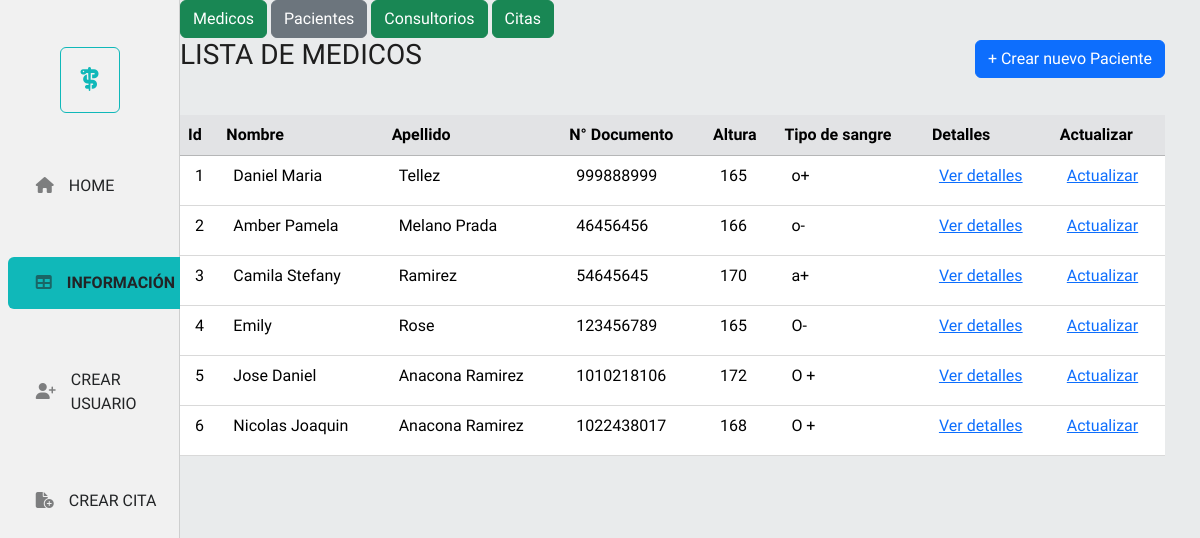
/pacientes, run on the app's committed database.
### app/models.py (models this page shows)
class Paciente(db.Model):
    __tablename__ ='pacientes'
    id = db.Column(db.Integer, primary_key = True )
    nombres = db.Column(db.String(120), nullable = True )
    apellidos = db.Column(db.String(120), nullable = True)
    tipo_identificacion = db.Column(db.String(4), nullable = True)
    numero_identificacion = db.Column(db.Integer)
    altura = db.Column(db.Integer)
    tipo_sangre = db.Column(db.String(2))
    citas = db.relationship("Cita" , backref = "paciente" )

### app/routes.py (the view)
@app.route('/pacientes')
def get_all_pacientes():
    pacientes = Paciente.query.all()
    return render_template('pacientes/pacientes.html', pacientes = pacientes)

### app/templates/pacientes/pacientes.html (shortened to what this page needs)
<!DOCTYPE html>
<html lang="en">
  <head>
    <link rel="stylesheet" href="https://cdn.jsdelivr.net/npm/bootstrap@5.3.3/dist/css/bootstrap.min.css">
    <link rel="stylesheet" href="{{ url_for('static', filename='navs/menuLeft.css')}}">
    <link rel="stylesheet" href="{{ url_for('static', filename = 'info/infoUser.css')}}">
    <link rel="stylesheet" href="{{ url_for('static', filename='styles.css' )}}">
  </head>
  <body>
    <section class="sectionHomeTable">
      <section class="navLeft">
        <div class="logoNav"><span><i class="fa-solid fa-staff-snake"></i></span></div>
        <div class="navMenuLeft">
          <ul>
            <li><a class="botonLineNone" href="http://127.0.0.1:5000/"><span><i class="fa-solid fa-house"></i></span>HOME</a></li>
            <li><a class="botonPrimary" href="http://127.0.0.1:5000/medicos"><span><i class="fa-solid fa-table"></i></span>INFORMACIÓN</a></li>
            <li><a class="botonLineNone" href="http://127.0.0.1:5000/medicos/create"><span><i class="fa-solid fa-user-plus"></i></span>CREAR USUARIO</a></li>
            <li><a class="botonLineNone" href="http://127.0.0.1:5000/citas/create"><span><i class="fa-solid fa-file-circle-plus"></i></span>CREAR CITA</a></li>
          </ul>
        </div>
      </section>
      <section class="contenidoRight">
        <nav class="navPage">
          <div>
            <a class="btn btn-success" href="http://127.0.0.1:5000/medicos">Medicos</a>
            <a class="btn btn-secondary" href="http://127.0.0.1:5000/pacientes"> Pacientes </a>
            <a class="btn btn-success" href="http://127.0.0.1:5000/consultorios">Consultorios </a>
            <a class="btn btn-success" href="http://127.0.0.1:5000/citas">Citas</a>
          </div>
        </nav>
        <section class="sectionTable">
          <div class="navHeaderTable">
            <h3 class="titleTable">LISTA DE MEDICOS</h3>
            <a class="btn btn-primary" href="http://127.0.0.1:5000/pacientes/create">+ Crear nuevo Paciente</a>
          </div>
          <article class="articleTable">
            <table class="table table-hover">
              <thead class="table-secondary">
                <tr>
                  <th>Id</th>
                  <th>Nombre</th>
                  <th>Apellido</th>
                  <th>N° Documento</th>
                  <th>Altura</th>
                  <th>Tipo de sangre</th>
                  <th>Detalles</th>
                  <th>Actualizar</th>
                </tr>
              </thead>
              <tbody>
                {% for paciente in pacientes %}
                <tr>
                  <td>{{paciente.id}}</td>
                  <td>{{ paciente.nombres }}</td>
                  <td>{{ paciente.apellidos }}</td>
                  <td>{{ paciente.numero_identificacion }}</td>
                  <td>{{ paciente.altura }}</td>
                  <td>{{ paciente.tipo_sangre }}</td>
                  <td><a href="/pacientes/{{ paciente.id }}">Ver detalles</a></td>
                  <td><a href="/pacientes/update/{{ paciente.id }}">Actualizar</a></td>
                </tr>
                {% endfor %}
              </tbody>
            </table>
          </article>
        </section>
      </section>
    </section>
  </body>
</html>

### app/static/navs/menuLeft.css (style rules this page uses)
:root { --color-primary: #E9EBEC; --color-secundary: #10B8B9; --color-font : #1E1E1E; --color-font-text: #222426; --color-bg-secondary: #f1f1f1; --color-extra-bg: #D9D9D9; --color-delete: #FC7F7F; --color-upgrade:#008B2F; --color-details:#7057D2; --color-extra-rgba: rgba(34, 36, 38, 0.17); --color-icon-rgba:rgba(34, 36, 38, 0.56); --linea-color: 1px solid var(--color-extra-rgba); --border-butom: 1px solid var(--color-secundary); }
.navLeft { width: 15%; border-right: var(--linea-color); height: 100vh; background: var(--color-bg-secondary); }
.logoNav { height: 20vh; display: flex; align-items: center; justify-content: center; }
.logoNav span { font-size: 1.5rem; border: var(--border-butom); padding: 14px 20px; border-radius: 6px; color: var(--color-secundary); }
.navMenuLeft { display: flex; justify-content: center; align-items: center; }
.navMenuLeft ul { list-style-type: none; display: flex; flex-direction: column; gap: 45px; }
.navLeft ul li a { text-decoration: none; color: var(--color-font-text); }
.navLeft ul li a span { color: var(--color-icon-rgba); }

### app/static/info/infoUser.css (style rules this page uses)
:root { --color-primary: #E9EBEC; --color-secundary: #10B8B9; --color-font : #1E1E1E; --color-font-text: #222426; --color-bg-secondary: #f1f1f1; --color-extra-bg: #D9D9D9; --color-delete: #FC7F7F; --color-upgrade:#008B2F; --color-details:#7057D2; --color-extra-rgba: rgba(34, 36, 38, 0.17); --color-icon-rgba:rgba(34, 36, 38, 0.56); --linea-color: 1px solid var(--color-extra-rgba); --border-butom: 1px solid var(--color-secundary); }
.navHeaderTable { display: flex; justify-content: space-between; align-items: baseline; margin-bottom: 35px; }
.navHeaderTable h3 { font-size: 1.75rem; }
.table { width: 100%; border-collapse: collapse; }
.table td { height: 50px; border-bottom: 1px solid var(--color-extra-bg); padding-left: 15px; }

### app/static/styles.css (style rules this page uses)
:root { --font-family-style : "Sarabun", sans-serif; --color-primary: #E9EBEC; --color-secundary: #10B8B9; --color-font : #1E1E1E; --color-font-text: #222426; --color-bg-secondary: #f1f1f1; --color-extra-bg: #D9D9D9; --color-delete: #FC7F7F; --color-upgrade:#008B2F; --color-details:#7057D2; --color-extra-rgba: rgba(34, 36, 38, 0.17); --color-icon-rgba:rgba(34, 36, 38, 0.56); --linea-color: 1px solid var(--color-extra-rgba); --border-butom: 1px solid var(--color-secundary); }
* { margin: 0; padding: 0; box-sizing: border-box; }
body { background-color: var(--color-primary); font-family: var(--font-family-style); color: var(--color-font); }
.sectionHomeTable { display: flex; }
.botonPrimary { display: flex; gap: 15px; align-items: center; border-radius: 6px; padding: 14px 28px; background-color: var(--color-secundary); text-decoration: none; color: var(--color-primary); font-weight: 600; }
.botonLineNone { display: flex; gap: 15px; align-items: center; border-radius: 6px; padding: 14px 28px; }
.contenidoRight { width: 100%; padding-right: 35px; }

### data on the page
Paciente: id "1", nombres "Daniel Maria", apellidos "Tellez", numero_identificacion "999888999", altura "165", tipo_sangre "o+"
Paciente: id "2", nombres "Amber Pamela", apellidos "Melano Prada", numero_identificacion "46456456", altura "166", tipo_sangre "o-"
Paciente: id "3", nombres "Camila Stefany", apellidos "Ramirez", numero_identificacion "54645645", altura "170", tipo_sangre "a+"
Paciente: id "4", nombres "Emily", apellidos "Rose", numero_identificacion "123456789", altura "165", tipo_sangre "O-"
Paciente: id "5", nombres "Jose Daniel", apellidos "Anacona Ramirez", numero_identificacion "1010218106", altura "172", tipo_sangre "O +"
Paciente: id "6", nombres "Nicolas Joaquin", apellidos "Anacona Ramirez", numero_identificacion "1022438017", altura "168", tipo_sangre "O +"
